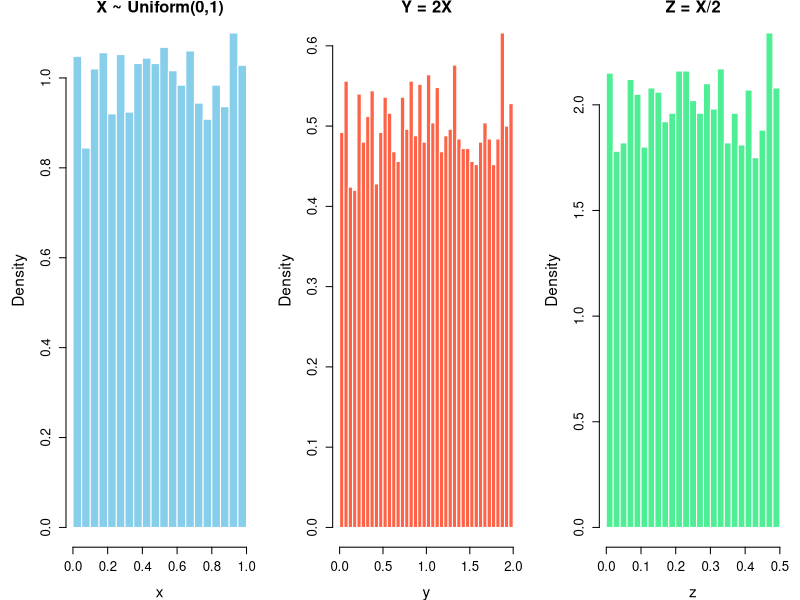
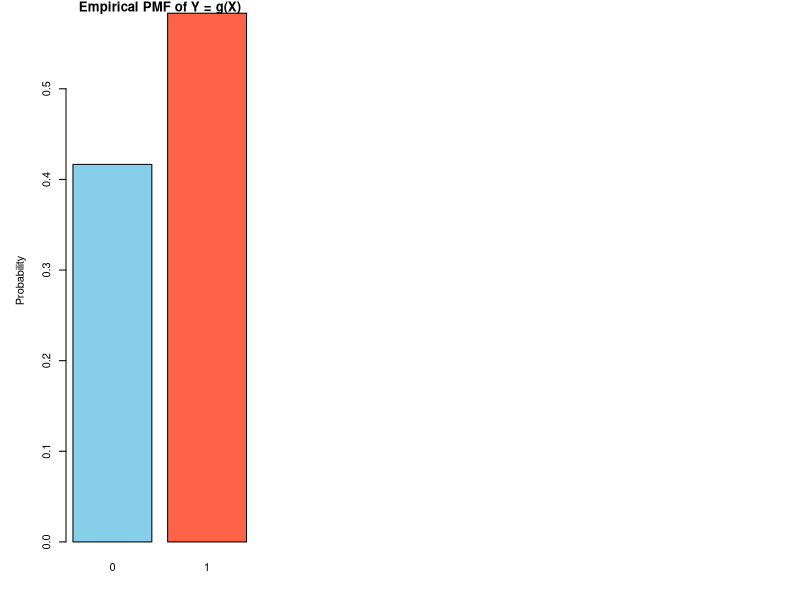
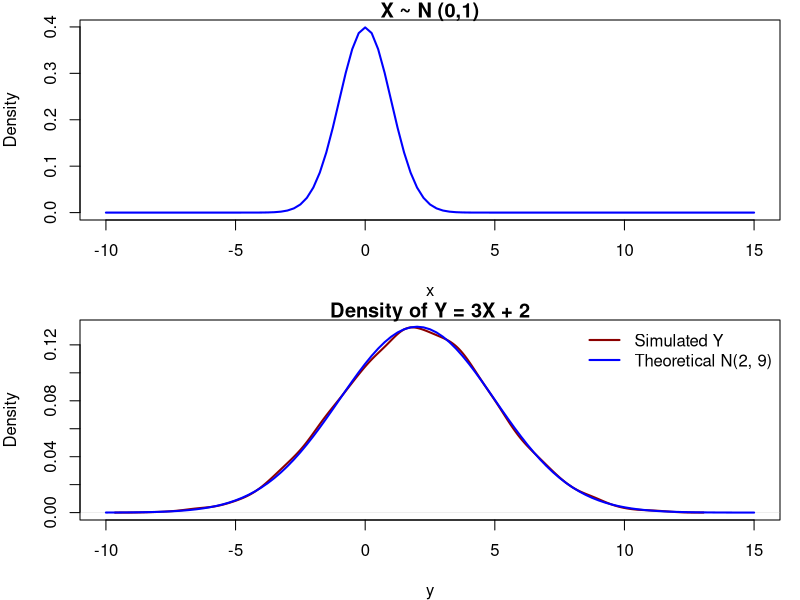
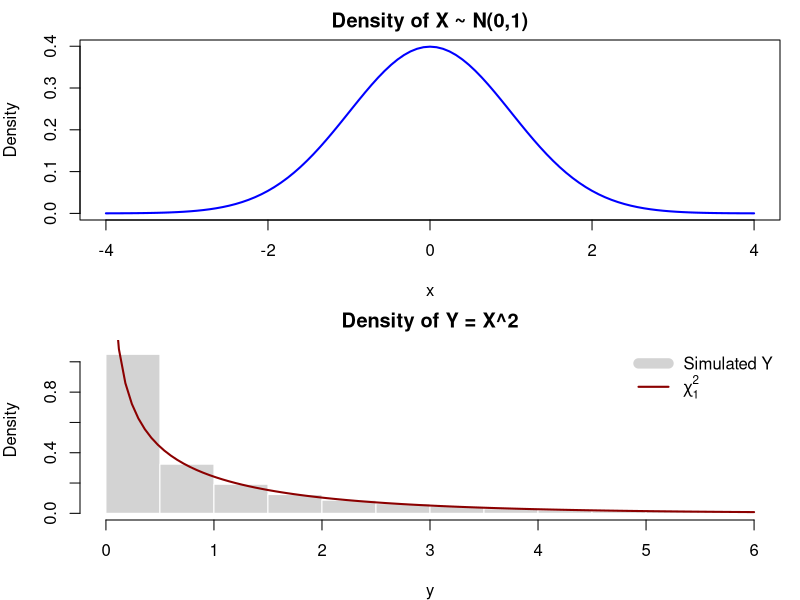
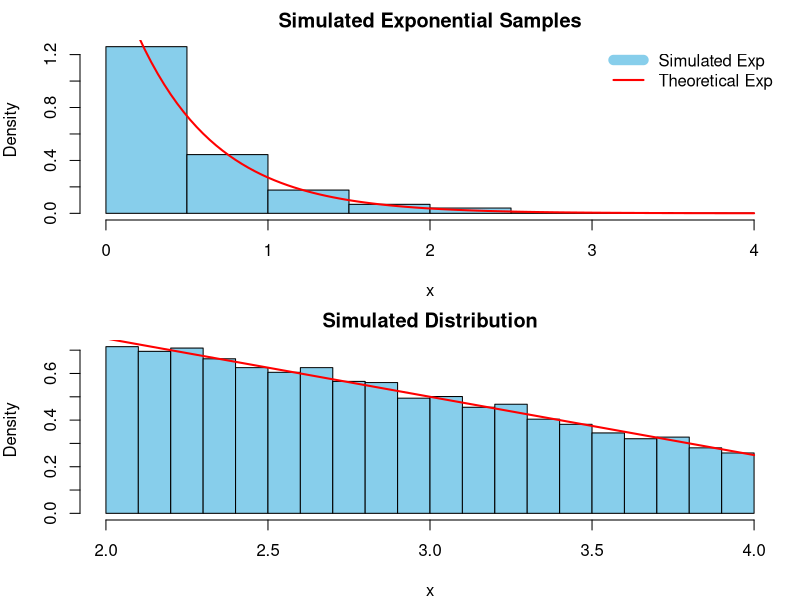
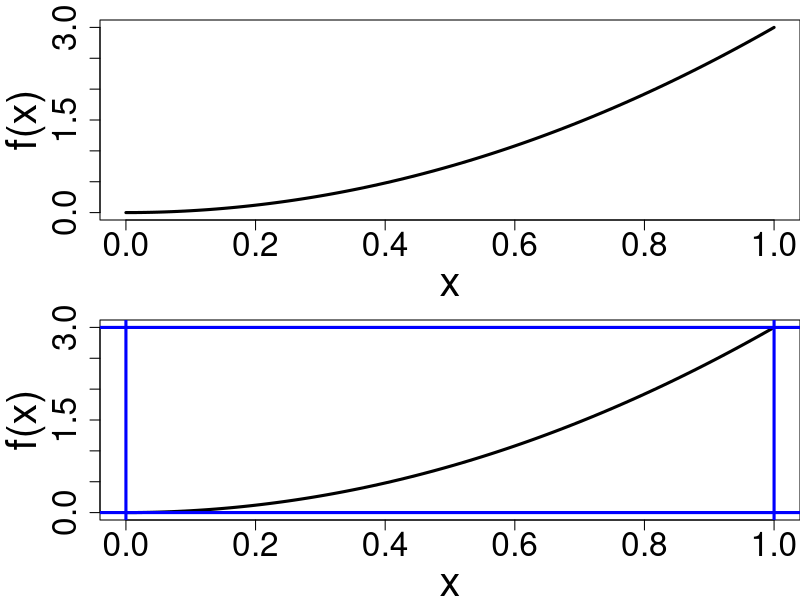
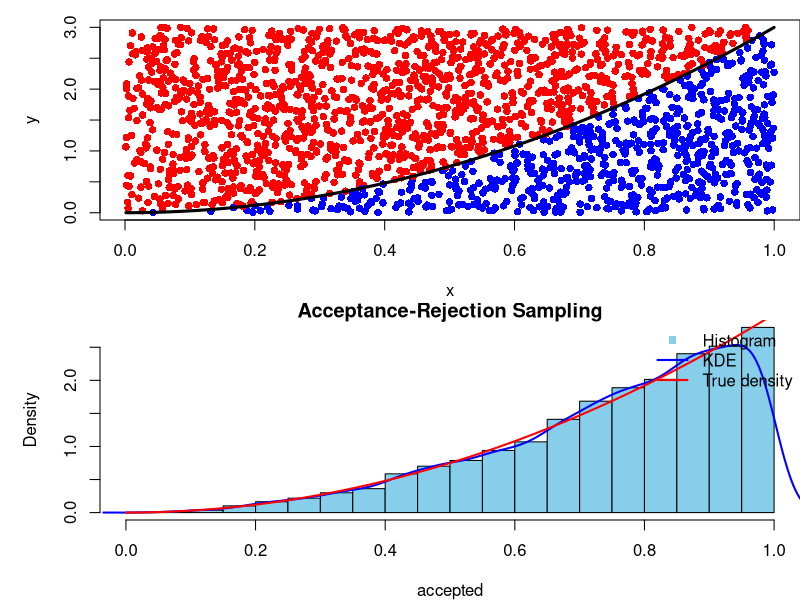
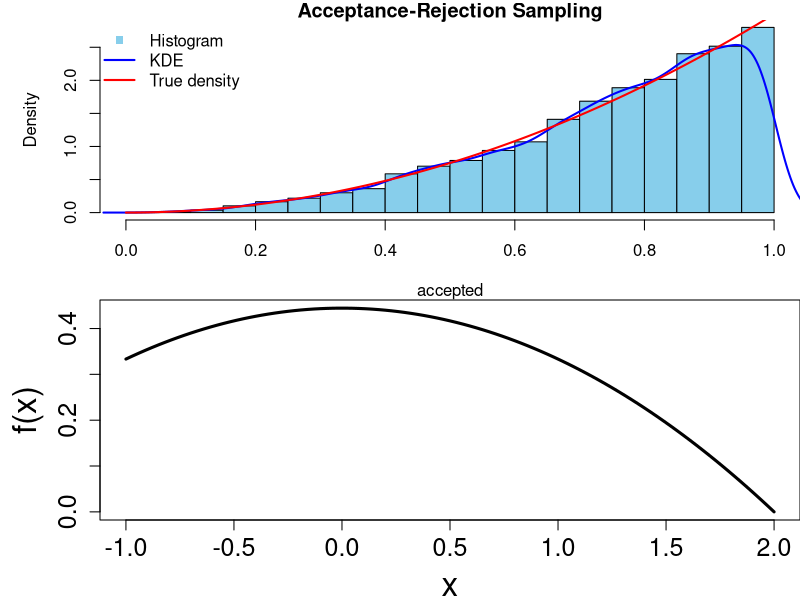

Recreate these plots in R, in order.
## ---- chunk 1
#| fig-height: 2.5
#| fig-width: 10
#| code-fold: true
#| code-summary: Suppose $X \sim \text{Uniform}(0,1)$ and $Y = 2X, Z = X/2.$
set.seed(1234)

x <- runif(5000, 0, 1)
y <- 2 * x
z <- x / 2

par(mfrow = c(1, 3), mar = c(4,5,1,1))

hist(x, prob = TRUE, breaks = 30,
     main = "X ~ Uniform(0,1)", xlab = "x",
     col = "skyblue", border = "white",
     cex.lab = 1.4, cex.main = 1.5, cex.axis = 1.2)

hist(y, prob = TRUE, breaks = 30,
     main = "Y = 2X", xlab = "y",
     col = "tomato", border = "white",
     cex.lab = 1.4, cex.main = 1.5, cex.axis = 1.2)

hist(z, prob = TRUE, breaks = 30,
     main = "Z = X/2", xlab = "z",
     col = "seagreen2", border = "white",
     cex.lab = 1.4, cex.main = 1.5, cex.axis = 1.2)
## ---- chunk 2
#| fig-height: 3
set.seed(1234)

# Original discrete variable
X <- sample(1:4, size = 5000, replace = TRUE,
            prob = c(0.1, 0.2, 0.3, 0.4))

# Transformation
Y <- ifelse(X %% 2 == 1, 0, 1)

# Plot empirical pmf of Y
barplot(prop.table(table(Y)),
        col = c("skyblue", "tomato"),
        main = "Empirical PMF of Y = g(X)",
        ylab = "Probability")
## ---- chunk 3
#| fig-height: 6
#| fig-align: center
#| code-fold: true
#| code-summary: Suppose $X \sim N(0,1)$ and $Y = 3X + 2$

set.seed(1234)

# Original variable
X <- rnorm(5000)

# Transformation
Y <- 3*X + 2

par(mfrow = c(2,1), mar = c(4,4,1,1))

# Theoretical X ~ N(0,1)
curve(dnorm(x, mean = 0, sd = 1), from = -10, to = 15, col = "blue", lwd = 2,
     xlab = "x", ylab = "Density", main = "X ~ N (0,1)")

# Plot simulated density
plot(density(Y), xlim =c(-10, 15),
     col = "darkred", lwd = 2,
     main = "Density of Y = 3X + 2",
     xlab = "y")

# Add theoretical curve
curve(dnorm(x, mean = 2, sd = 3),
      col = "blue", lwd = 2, add = TRUE)

legend("topright",
       legend = c("Simulated Y", "Theoretical N(2, 9)"),
       col = c("darkred", "blue"), lwd = 2, bty = "n")

## ---- chunk 4
#| fig-height: 6
#| fig-align: center
#| code-fold: true
#| code-summary: Suppose X ~ N(0,1) and Y = X^2
set.seed(1234)

# Original variable
X <- rnorm(5000)

# Transformation
Y <- X^2

op <- par(mfrow = c(2,1), mar = c(4,4,2,1))

# Panel 1: X ~ N(0,1)
curve(dnorm(x, mean = 0, sd = 1),
      from = -4, to = 4,
      col = "blue", lwd = 2,
      xlab = "x", ylab = "Density",
      main = "Density of X ~ N(0,1)")

# Panel 2: Y = X^2
hist(Y, breaks = 40, freq = FALSE,
     col = "lightgray", border = "white",
     xlim = c(0, 6), ylim = c(0, 1.1),
     main = "Density of Y = X^2",
     xlab = "y", ylab = "Density")

curve(dchisq(x, df = 1),
      from = 1e-4, to = 6,
      col = "darkred", lwd = 2, add = TRUE)

legend("topright",
       legend = c("Simulated Y", expression(chi[1]^2)),
       col = c("lightgray", "darkred"),
       lwd = c(10, 2), bty = "n")
## ---- chunk 5
#| fig-height: 4
#| fig-align: center
#| code-fold: true
#| code-summary: X ~ Exp($\lambda=2$)
set.seed(1234)

u <- runif(1000)
lambda <- 2

x <- -log(1 - u) / lambda

hist(x, prob = TRUE, col = "skyblue",
     main = "Simulated Exponential Samples")

curve(dexp(x, rate = lambda),
      col = "red", lwd = 2, add = TRUE)

legend("topright",
       legend = c("Simulated Exp", "Theoretical Exp"),
       col = c("skyblue", "red"), lwd = c(10,2), bty = "n")
## ---- chunk 6
#| fig-height: 4
set.seed(1234)
u <- runif(10000)
x <- 5 - sqrt(9 - 8 * u)

hist(x, prob = TRUE, col = "skyblue",
     main = "Simulated Distribution")

curve(1.25 - 0.25*x, add = TRUE, col = "red", lwd = 2)
## ---- chunk 7
#| fig-height: 6
x <- seq(0, 1, length.out=100)
par(mar=c(4,5,1,0))
curve(3 * x^2, type = "l",
      lwd = 3, ylab = "f(x)",
      cex.axis=2, cex.lab=2.5)
## ---- chunk 8
#| fig-height: 5.5
#| echo: false
x <- seq(0, 1, length.out=100)
par(mar=c(4,5,1,0))
curve(3 * x^2, type = "l",
      lwd = 3, ylab = "f(x)",
      cex.axis=2, cex.lab=2.5)
abline(v=0, lwd = 3, col = "blue")
abline(v=1, lwd = 3, col = "blue")
abline(h=0, lwd = 3, col = "blue")
abline(h=3, lwd = 3, col = "blue")
## ---- chunk 9
# Visual points
x <- runif(2000)
y <- runif(2000, 0, 3)

plot(x, y, pch = 16, col = ifelse(y <= 3*x^2, "blue", "red"))
curve(3*x^2, add = TRUE, col = "black", lwd=3)
## ---- chunk 10
#| output: false
set.seed(1234)

n <- 10000

accepted <- numeric(0) # initialise numeric variables/vectors

while(length(accepted) < n){ # keep sampling until we have n accepted values
  x <- runif(1) # proposal: X ~ Uniform(0,1)
  y <- runif(1, 0, 3) # auxiliary variable: Y ~ Uniform(0, 3)
  
  if(y <= 3 * x^2){ # accept if point lies under the curve f(x)
    accepted <- c(accepted, x) # keep accepted x
  } # otherwise reject and try again
}

hist(accepted, prob = TRUE, col = "skyblue", main = "Acceptance-Rejection Sampling")
lines(density(accepted), col = "blue", lwd = 2) # Kernel Density Estimate (KDE)
curve(3 * x^2, col = "red", lwd = 2, add = TRUE) # True Density

legend("topright", legend = c("Histogram", "KDE", "True density"),
       col = c("skyblue", "blue", "red"),
       lwd = c(NA, 2, 2), pch = c(15, NA, NA), bty = "n")
## ---- chunk 11
#| echo: false
set.seed(1234)

n <- 10000

accepted <- numeric(0) # initialise numeric variables/vectors

while(length(accepted) < n){ # keep sampling until we have n accepted values
  x <- runif(1) # proposal: X ~ Uniform(0,1)
  y <- runif(1, 0, 3) # auxiliary variable: Y ~ Uniform(0, 3)
  
  if(y <= 3 * x^2){ # accept if point lies under the curve f(x)
    accepted <- c(accepted, x) # keep accepted x
  } # otherwise reject and try again
}

hist(accepted, prob = TRUE, col = "skyblue", main = "Acceptance-Rejection Sampling")
lines(density(accepted), col = "blue", lwd = 2) # Kernel Density Estimate (KDE)
curve(3 * x^2, col = "red", lwd = 2, add = TRUE) # True Density

legend("topleft", legend = c("Histogram", "KDE", "True density"),
       col = c("skyblue", "blue", "red"),
       lwd = c(NA, 2, 2), pch = c(15, NA, NA), bty = "n")
## ---- chunk 12
#| fig-height: 4
#| echo: false
x <- seq(-1, 2, length.out=100)
par(mar=c(4,5,0,0))
curve((4 - x^2)/9, xlim = c(-1,2), type="l", lwd=3, ylab="f(x)",
      cex.axis=1.5, cex.lab=2)
## ---- chunk 13
#| fig-height: 3.2
#| fig-width: 6
#| fig-align: center
#| echo: false
x <- seq(-1, 2, length.out=100)
par(mar=c(4,5,0,0))
curve((4 - x^2)/9, xlim = c(-1,2), type="l", lwd=3, ylab="f(x)")
abline(h=4/9, col="blue", lwd=3, lty = 2)

legend("topright",
       legend = c("f(x)", "Mg(x) = 4/9"),
       col = c("black", "blue"),
       lwd = c(3, 2), lty = c(1, 2), bty = "n")
## ---- chunk 14
set.seed(1234)
n <- 10000
x <- numeric(0) # store accepted samples

while(length(x) < n){ # keep sampling until we have n accepted values
  y <- runif(n, min = -1, max = 2)   # proposal sample Y ~ g(x) ~ Uniform(-1, 2)
  u <- runif(n)                      # U ~ Uniform(0,1) for acceptance test
  accept <- u <= (4 - y^2)/4         # acceptance rule (returns TRUE/FALSE)
  x <- c(x, y[accept])               # keep accepted y
}

x <- x[1:n] # trim to exactly n samples
## ---- chunk 15
#| fig-align: center
hist(x, prob = TRUE, breaks = 40,
     col = "lightgray", border = "white",
     main = "Acceptance-Rejection Sampling",
     xlab = "x")

curve((4 - x^2)/9, from = -1, to = 2,
      add = TRUE, col = "red", lwd = 2)
## ---- chunk 16
#| code-fold: true
#| fig-align: center
#| fig-height: 3
x <- seq(-5, 5, length = 200)
dc <- dcauchy(x, location = 0, scale = 1)
dn <- dnorm(x, mean = 0, sd = 1)

par(mfrow=c(1,2), mar=c(4,5,1,1))
plot(x, dn, type="l", ylab="Density", cex.lab=1.5, cex.axis=1.5)
lines(x, dc, col="blue", lty=2)
legend("topright", col=c("black", "blue"), lty=c(1,2), legend =c("Normal", "Cauchy"))
plot(x, dn/dc, type="l", ylab="f(x) / g(x)", cex.lab=1.5, cex.axis=1.5)
## ---- chunk 17
set.seed(1234)
n <- 5000              # number of samples needed
M <- 2 * exp(-1/2) * sqrt(pi/2)   # exact M ≈ 1.5203
samples <- numeric(0)

while(length(samples) < n){
  y <- rcauchy(n) # propose from Cauchy
  u <- runif(n)   # uniform for acceptance
  f <- dnorm(y)   # target density
  g <- dcauchy(y) # proposal density
  
  accept <- u <= f / (M * g) # acceptance rule
  samples <- c(samples, y[accept])  # keep accepted values
}

samples <- samples[1:n] # trim to exactly n samples
## ---- chunk 18
#| fig-height: 3
#| fig-align: center
hist(samples, prob = TRUE, breaks = 40,
     col = "lightgray",
     main = "Normal via Acceptance-Rejection (Cauchy proposal)",
     xlab = "x")

curve(dnorm(x), add = TRUE, col = "red", lwd = 2)
## ---- chunk 19
set.seed(1234)
y <- rcauchy(5000); u <- runif(5000)
M <- 2 * exp(-1/2) * sqrt(pi/2)
accept <- u <= dnorm(y) / (M * dcauchy(y))
cat("The empirical acceptance rate is", mean(accept))
## ---- chunk 20
set.seed(1234)

n <- 1000
x <- rexp(n, rate = 2)
x2 <- rexp(4*n, rate = 2)

mean(x); mean(x2)
sd(x)/sqrt(n); sd(x2)/sqrt(4*n)
## ---- chunk 21
#| code-fold: true
#| fig-height: 4
#| fig-align: center
set.seed(1234)

n <- 1000
B <- 1000

means <- replicate(B, mean(rexp(n, rate=2)))

hist(means, prob=TRUE, col="lightgray",
     main="Sampling Distribution of the Mean")

mean_est <- mean(means)
se <- sd(means)

abline(v = mean_est, col="red", lwd=2)
abline(v = mean_est + c(-1,1)*1.96*se,
       col="blue", lty=2, lwd=2)
